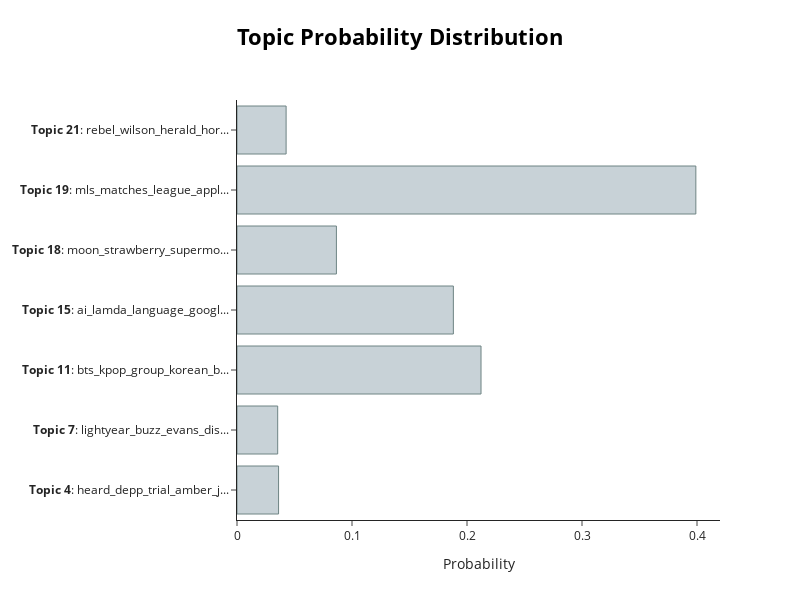

The notebook cell saved with this chart:
### Code cell
topic_model.visualize_distribution(topic_distr[1])

### Figure 1 — Plotly figure (JSON) as saved in the notebook; plotly's stock layout.template omitted (floating-point values rounded to 4 significant figures)
{"data": [{"marker": {"color": "#C8D2D7", "line": {"color": "#6E8484", "width": 1}}, "orientation": "h", "type": "bar", "x": [0.03615, 0.03538, 0.2122, 0.1881, 0.08644, 0.399, 0.04271], "y": ["<b>Topic 4</b>: heard_depp_trial_amber_j...", "<b>Topic 7</b>: lightyear_buzz_evans_dis...", "<b>Topic 11</b>: bts_kpop_group_korean_b...", "<b>Topic 15</b>: ai_lamda_language_googl...", "<b>Topic 18</b>: moon_strawberry_supermo...", "<b>Topic 19</b>: mls_matches_league_appl...", "<b>Topic 21</b>: rebel_wilson_herald_hor..."]}], "layout": {"height": 600, "hoverlabel": {"bgcolor": "white", "font": {"family": "Rockwell", "size": 16}}, "title": {"font": {"color": "Black", "size": 22}, "text": "<b>Topic Probability Distribution</b>", "x": 0.5, "xanchor": "center", "y": 0.95, "yanchor": "top"}, "width": 800, "xaxis": {"title": {"text": "Probability"}}}}
